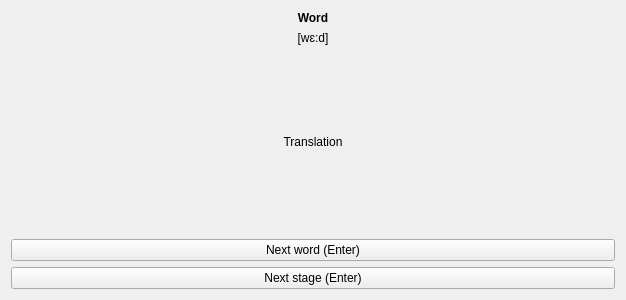
<?xml version="1.0" encoding="UTF-8"?>
<ui version="4.0">
 <class>WordWithTranslationStage</class>
 <widget class="QWidget" name="WordWithTranslationStage">
  <property name="geometry">
   <rect>
    <x>0</x>
    <y>0</y>
    <width>626</width>
    <height>300</height>
   </rect>
  </property>
  <property name="windowTitle">
   <string>Form</string>
  </property>
  <layout class="QGridLayout" name="gridLayout">
   <item row="0" column="0">
    <widget class="QLabel" name="wordLabel">
     <property name="font">
      <font>
       <bold>true</bold>
      </font>
     </property>
     <property name="text">
      <string>Word</string>
     </property>
     <property name="alignment">
      <set>Qt::AlignCenter</set>
     </property>
    </widget>
   </item>
   <item row="1" column="0">
    <widget class="QLabel" name="transcriptionLabel">
     <property name="text">
      <string>[wɛ:d]</string>
     </property>
     <property name="alignment">
      <set>Qt::AlignCenter</set>
     </property>
    </widget>
   </item>
   <item row="2" column="0">
    <spacer name="verticalSpacer">
     <property name="orientation">
      <enum>Qt::Vertical</enum>
     </property>
     <property name="sizeHint" stdset="0">
      <size>
       <width>20</width>
       <height>66</height>
      </size>
     </property>
    </spacer>
   </item>
   <item row="3" column="0">
    <widget class="QLabel" name="translationLabel">
     <property name="text">
      <string>Translation</string>
     </property>
     <property name="alignment">
      <set>Qt::AlignCenter</set>
     </property>
    </widget>
   </item>
   <item row="4" column="0">
    <spacer name="verticalSpacer_2">
     <property name="orientation">
      <enum>Qt::Vertical</enum>
     </property>
     <property name="sizeHint" stdset="0">
      <size>
       <width>20</width>
       <height>65</height>
      </size>
     </property>
    </spacer>
   </item>
   <item row="5" column="0">
    <widget class="QPushButton" name="nextWordButton">
     <property name="text">
      <string>Next word (Enter)</string>
     </property>
    </widget>
   </item>
   <item row="6" column="0">
    <widget class="QPushButton" name="nextStageButton">
     <property name="text">
      <string>Next stage (Enter)</string>
     </property>
    </widget>
   </item>
  </layout>
 </widget>
 <resources/>
 <connections/>
</ui>
